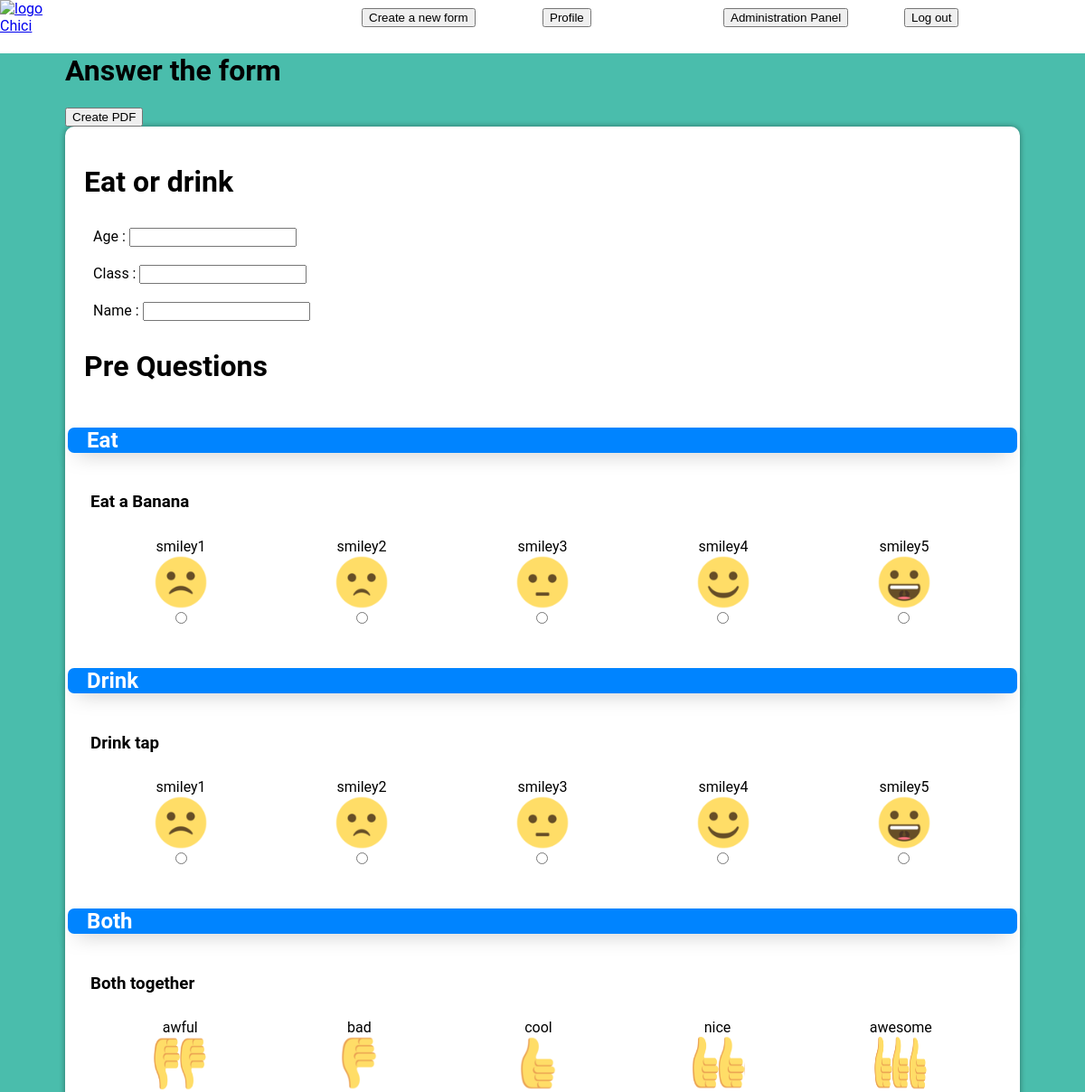
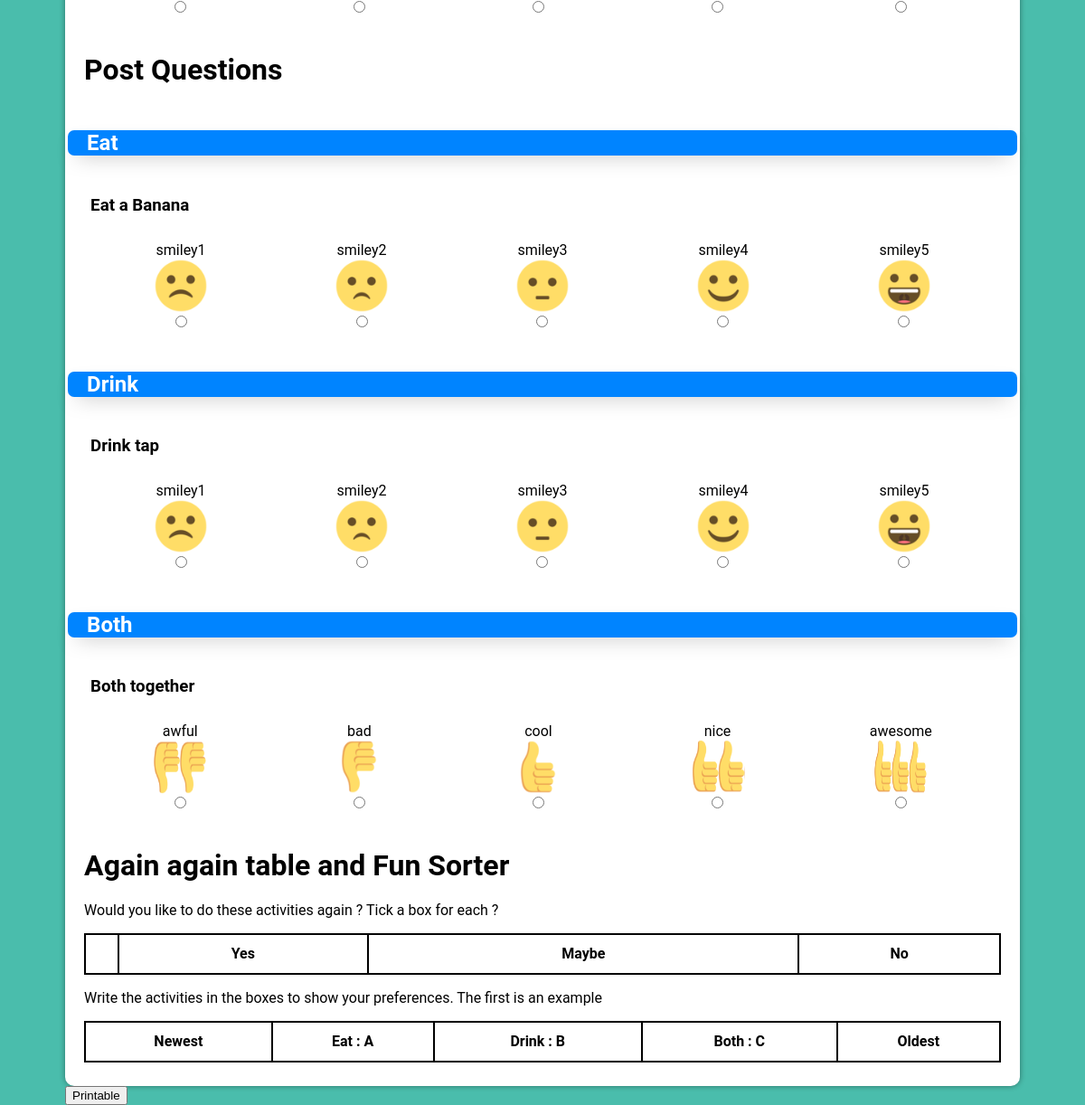
/index.php?controller=form&action=read&id=FOMM0MA (signed in), run on the app's committed database (2 pictures, top to bottom).
### tables this page shows
CREATE TABLE Form (
  formId varchar(20) PRIMARY KEY,
  formName varchar(30),
  userNickname varchar (20),
  completedForm int(11),
  fillable int(1),
  FOREIGN KEY (userNickname) REFERENCES Users(userNickname)
)DEFAULT CHARSET=utf8;

CREATE TABLE PersonnalInformation (
    personnalInformationName varchar(30) PRIMARY KEY,
	defaultPersonnalInformation int(1)
)DEFAULT CHARSET=utf8;

CREATE TABLE Application (
  applicationId varchar(30) PRIMARY KEY,
  applicationName varchar(30),
  applicationDescription varchar(80),
  formId varchar(20),
  FOREIGN KEY (formId) REFERENCES Form(formId)
)DEFAULT CHARSET=utf8;

CREATE TABLE Question (
  questionId varchar(20) PRIMARY KEY,
  questionName varchar(100),
  applicationId varchar(30),
  questionTypeId int(20),
  questionPre int(1),
  FOREIGN KEY (applicationId) REFERENCES Application(applicationId),
  FOREIGN KEY (questionTypeId) REFERENCES QuestionType(questionTypeId)
)DEFAULT CHARSET=utf8;

CREATE TABLE AnswerType (
    answerTypeId int(11) PRIMARY KEY AUTO_INCREMENT,
    answerTypeName varchar(20),
    answerTypeImage varchar(20),
    questionTypeId int(20),
    FOREIGN KEY (questionTypeId) REFERENCES QuestionType(questionTypeId)
)DEFAULT CHARSET=utf8;

### index.php (called while the page is built, shortened)
<?php
    require_once File::build_path(array('controller', 'router.php'));
?>

### model/Model.php (called while the page is built, shortened)
<?php
class Model {
	public static $pdo;
    public static function Init() {
        $hostname = Conf::getHostName();
        $database_name = Conf::getDatabaseName();
        $login = Conf::getLogin();
        $password = Conf::getPassword();
        try {
            self::$pdo = new PDO("mysql:host=$hostname;dbname=$database_name", $login, $password, array(PDO::MYSQL_ATTR_INIT_COMMAND => "SET NAMES utf8"));
            self::$pdo->setAttribute(PDO::ATTR_ERRMODE, PDO::ERRMODE_EXCEPTION);
        } catch (PDOException $e) {
            if (Conf::getDebug()) {
                echo $e->getMessage();
            } else {
                echo 'Error. ';
            }
            die();
        }
    }
    public static function select($primary) {
        try {
            $table_name = static::$object;
            $class_name = 'Model' . $table_name;
            $primary_key = static::$primary;
            $sql = "SELECT * FROM $table_name WHERE $primary_key=:p;";
            $req_prep = Model::$pdo->prepare($sql);
            $values = array(
                "p" => $primary
            );
            $req_prep->execute($values);
            $req_prep->setFetchMode(PDO::FETCH_CLASS, $class_name);
            $tab_p = $req_prep->fetchAll();
            return $tab_p[0];
        } catch (PDOException $ex) {
            if (Conf::getDebug()) {
                echo $ex->getMessage();
            } else {
                echo "Error. We can not find the object. ";
            }
            return false;
        }
    }
}
?>

### model/ModelForm.php (called while the page is built, shortened)
<?php
require_once File::build_path(array('model', 'Model.php'));
class ModelForm extends Model{
	private $formId;
	private $formName;
    public function getFormId(){return $this->formId;}
    public function getFormName(){return $this->formName;}
}

### model/ModelAssocFormPI.php (called while the page is built, shortened)
<?php
require_once File::build_path(array('model', 'Model.php'));
class ModelAssocFormPI extends Model{
	private $personnalInformationName;
    public function getPersonnalInformationName(){return $this->personnalInformationName;}
	public static function getAssocFormPIByFormId($id){
		try{
			$sql  = "SELECT * FROM AssocFormPI WHERE formId=:id";
			$prep = Model::$pdo->prepare($sql);
			$values = array(
				"id" => $id
				);
			$prep-> execute($values);
			$prep->setFetchMode(PDO::FETCH_CLASS,'ModelAssocFormPI');
			$assoc_array = $prep->fetchAll();
			return $assoc_array;
		}catch (PDOException $ex) {
            if (Conf::getDebug()) {
                echo $ex->getMessage();
            } else {
                echo "Error";
            }
            return false;
        }
    }
}

### model/ModelPersonnalInformation.php (called while the page is built, shortened)
<?php
require_once File::build_path(array('model', 'Model.php'));
class ModelPersonnalInformation extends Model{
	private $personnalInformationName;
    public function getPersonnalInformationName(){return $this->personnalInformationName;}
}

### model/ModelApplication.php (called while the page is built, shortened)
<?php
require_once File::build_path(array('model', 'Model.php'));
class ModelApplication extends Model{
	private $applicationId;
	private $applicationName;
    public function getApplicationId(){return $this->applicationId;}
	public function getApplicationName(){return $this->applicationName;}
    public static function getApplicationByFormId($formId){
		try{
			$sql  = "SELECT * FROM Application WHERE formId=:id";
			$prep = Model::$pdo->prepare($sql);
			$values = array(
				"id" => $formId
				);
			$prep-> execute($values);
			$prep->setFetchMode(PDO::FETCH_CLASS,'ModelApplication');
			$application_array = $prep->fetchAll();
			return $application_array;
		}catch (PDOException $ex) {
            if (Conf::getDebug()) {
                echo $ex->getMessage();
            } else {
                echo "Error";
            }
            return false;
        }
    }
}

### model/ModelQuestion.php (called while the page is built, shortened)
<?php
require_once File::build_path(array('model', 'Model.php'));
class ModelQuestion extends Model{
	private $questionName;
	private $questionTypeId;
    public function getQuestionName(){return $this->questionName;}
    public function getQuestionTypeId(){return $this->questionTypeId;}
	public static function getQuestionByApplicationIdAndPre($id, $pre){
		try{
			$sql  = "SELECT * FROM Question WHERE applicationId=:id AND questionPre=:pre";
			$prep = Model::$pdo->prepare($sql);
			$values = array(
				"id" => $id,
				"pre" => $pre
				);
			$prep-> execute($values);
			$prep->setFetchMode(PDO::FETCH_CLASS,'ModelQuestion');
			$question_array = $prep->fetchAll();
			return $question_array;
		}catch (PDOException $ex) {
            if (Conf::getDebug()) {
                echo $ex->getMessage();
            } else {
                echo "Error";
            }
            return false;
        }
    }
}

### model/ModelAnswerType.php (called while the page is built, shortened)
<?php
require_once File::build_path(array('model', 'Model.php'));
class ModelAnswerType extends Model{
    public static function getAnswerTypeByQuestionId($id){
		try{
			$sql  = "SELECT * FROM AnswerType WHERE questionTypeId=:id";
			$prep = Model::$pdo->prepare($sql);
			$values = array(
				"id" => $id
				);
			$prep-> execute($values);
			$prep->setFetchMode(PDO::FETCH_ASSOC);
			$answerType_array = $prep->fetchAll();
			return $answerType_array;
		}catch (PDOException $ex) {
            if (Conf::getDebug()) {
                echo $ex->getMessage();
            } else {
                echo "Error";
            }
            return false;
        }
    }
}

### model/ModelQuestionType.php (called while the page is built, shortened)
<?php
require_once File::build_path(array('model', 'Model.php'));
class ModelQuestionType extends Model{
	private $questionTypeId;
    public function getQuestionTypeId(){return $this->questionTypeId;}
}

### view/form/displayForm.php (the view, shortened to what this page needs)
<main>
	<div id="pdf">
<h1>Answer the form</h1>
		   <input type ="button" id="create_pdf" value ="Create PDF">
<?php
	echo '<div id ="form-'.$formId.'" class= "formCss">';
	$formName = htmlspecialchars($f->getFormName());
	echo "<h1> $formName </h1>";
        echo '<div id="userInformation">';
        foreach ($field_array as $field){
                $fieldName = htmlspecialchars($field->getPersonnalInformationName());
			if(!$full){
				echo '<div>';
					echo '<label for="field'.$fieldName.'">'.$fieldName.' : </label>';
					echo '<input id="field'.$fieldName.'" name="'.$fieldName.'"  type="text">';
				echo '</div>';
			}
        }
        echo '</div>';
	echo "<h1>Pre Questions</h1>";
	echo"<div id=\"applications\">";
	for($i=0; $i < count($application_array);$i++){
		echo '<div id="Applic'.$i.'" class="application" >';
			echo '<div id="Applic'.$i.'Info">';
				$taskName = htmlspecialchars($application_array[$i]->getApplicationName());
				echo "<h2>$taskName</h2>";
			echo '</div>';
	$questionPre_array = $questionsPre_array_list[$i];
	for($j=0; $j < count($questionPre_array);$j++){
			echo '<div id="Applic'.$i.'Q'.$j.'" class = "question">';
			echo "<h3> ";
			echo htmlspecialchars($questionPre_array[$j]->getQuestionName());
			echo " </h3>";
			$answers_array = $answersPre_array_list[$i][$j];
			if(!is_null($answers_array[0])){
				switch ($answers_array[0]['answerTypeName']){
					default :
						echo '<div class = "answerArea">';
						foreach($answers_array as $a){
							if(!$full){
								$answerName = htmlspecialchars($a['answerTypeName']);
								$answerImage = htmlspecialchars($a['answerTypeImage']);
								$id = "Applic".$i."question".$j.$answerName;
								$name = "Applic".$i."question".$j;
								echo '<div>';
								echo "<input type =\"radio\" name=\"$name\" value =\"$answerName\" id=\"$id\">" ;
								echo "<label for=\"$id\"><img src=\"media/$answerImage.png\" class=\"answerIcon\">$answerName</label>";
								echo '</div>';
							}
						}
						echo '</div>';
						break;
				}
			}
		  echo '</div>';
		}
		echo '</div>';
	}
	echo '</div>';
	echo "<h1>Post Questions</h1>";
	echo"<div id=\"applications\">";
	for($i=0; $i < count($application_array);$i++){
		echo '<div id="Applic'.$i.'" class="application" >';
			echo '<div id="Applic'.$i.'Info">';
				$taskName = htmlspecialchars($application_array[$i]->getApplicationName());
				echo "<h2>$taskName</h2>";
			echo '</div>';
	$questionPost_array = $questionsPost_array_list[$i];
	for($j=0; $j < count($questionPost_array);$j++){
			echo '<div id="$idAppli" class = "question">';
			echo "<h3> ";
			echo htmlspecialchars($questionPost_array[$j]->getQuestionName());
			echo " </h3>";
			$answers_array = $answersPost_array_list[$i][$j];
			if(!is_null($answers_array[0])){
				switch ($answers_array[0]['answerTypeName']){
					default :
						echo '<div class = "answerArea">';
						foreach($answers_array as $a){
							$answerName = htmlspecialchars($a['answerTypeName']);
							$answerImage = htmlspecialchars($a['answerTypeImage']);
							$id = "Applic".$i."question".$j.$answerName;
							$name = "Applic".$i."question".$j;
							echo '<div>';
							echo "<input type =\"radio\" name=\"$name\" value =\"$answerName\" id=\"$id\">" ;
							echo "<label for=\"$id\"><img src=\"media/$answerImage.png\" class=\"answerIcon\">$answerName</label>";
							echo '</div>';
						}
						echo '</div>';
						break;
				}
			}
		  echo '</div>';
		}
		echo '</div>';
	}
	echo '</div>';
	echo "<h1 class=\"fsAndAa\">Again again table and Fun Sorter</h1>";
	echo"<div id=\"applications\" class=\"fsAndAa\" >";
 ?>
	<div id="AAtable">
		   <p>
			   Would you like to do these activities again ? Tick a box for each ?
		   </p>
		   <table id="aa">
			   <thead>
				  <tr>
					  <th></th>
					  <th>Yes</th>
					  <th>Maybe</th>
					  <th>No</th>
				  </tr>
			   </thead>
		   </table>
	   </div>
	   <div id="FunSorter">
		   <p>
			   Write the activities in the boxes to show your preferences. The first is an example
		   </p>
		   <table id="fs">
			   <thead>
				  <tr>
					  <th>Newest</th>
					  <?php
						   $i = 0;
						   foreach($applicationTable as $value){
							   echo "<th>".htmlspecialchars($value->getApplicationName())." : ".htmlspecialchars($alphabet[$i])."</th>";
							   $i++;
						   }
					  ?>
					  <th>Oldest</th>
				  </tr>
			   </thead>
		   </table>
	   </div>
	   </div>
	</div>
	<?php
	if(!($full)){
		echo '<div>
			   <input type ="button" id="print" value="Printable">
		</div>';
	}
	?>
	</div>
</main>

### data on the page
form: formName "Eat or drink"
personnalinformation: personnalInformationName "Age"
personnalinformation: personnalInformationName "Class"
personnalinformation: personnalInformationName "Name"
application: applicationName "Eat", i "A"
question: questionName "Eat a Banana"
answertype: answerTypeImage (picture), answerTypeName "smiley1"
answertype: answerTypeImage (picture), answerTypeName "smiley2"
answertype: answerTypeImage (picture), answerTypeName "smiley3"
answertype: answerTypeImage (picture), answerTypeName "smiley4"
answertype: answerTypeImage (picture), answerTypeName "smiley5"
application: applicationName "Drink", i "B"
question: questionName "Drink tap"
application: applicationName "Both", i "C"
question: questionName "Both together"
answertype: answerTypeImage (picture), answerTypeName "awful"
answertype: answerTypeImage (picture), answerTypeName "bad"
answertype: answerTypeImage (picture), answerTypeName "cool"
answertype: answerTypeImage (picture), answerTypeName "nice"
answertype: answerTypeImage (picture), answerTypeName "awesome"
question: questionName "Eat a Banana"
question: questionName "Drink tap"
question: questionName "Both together"
